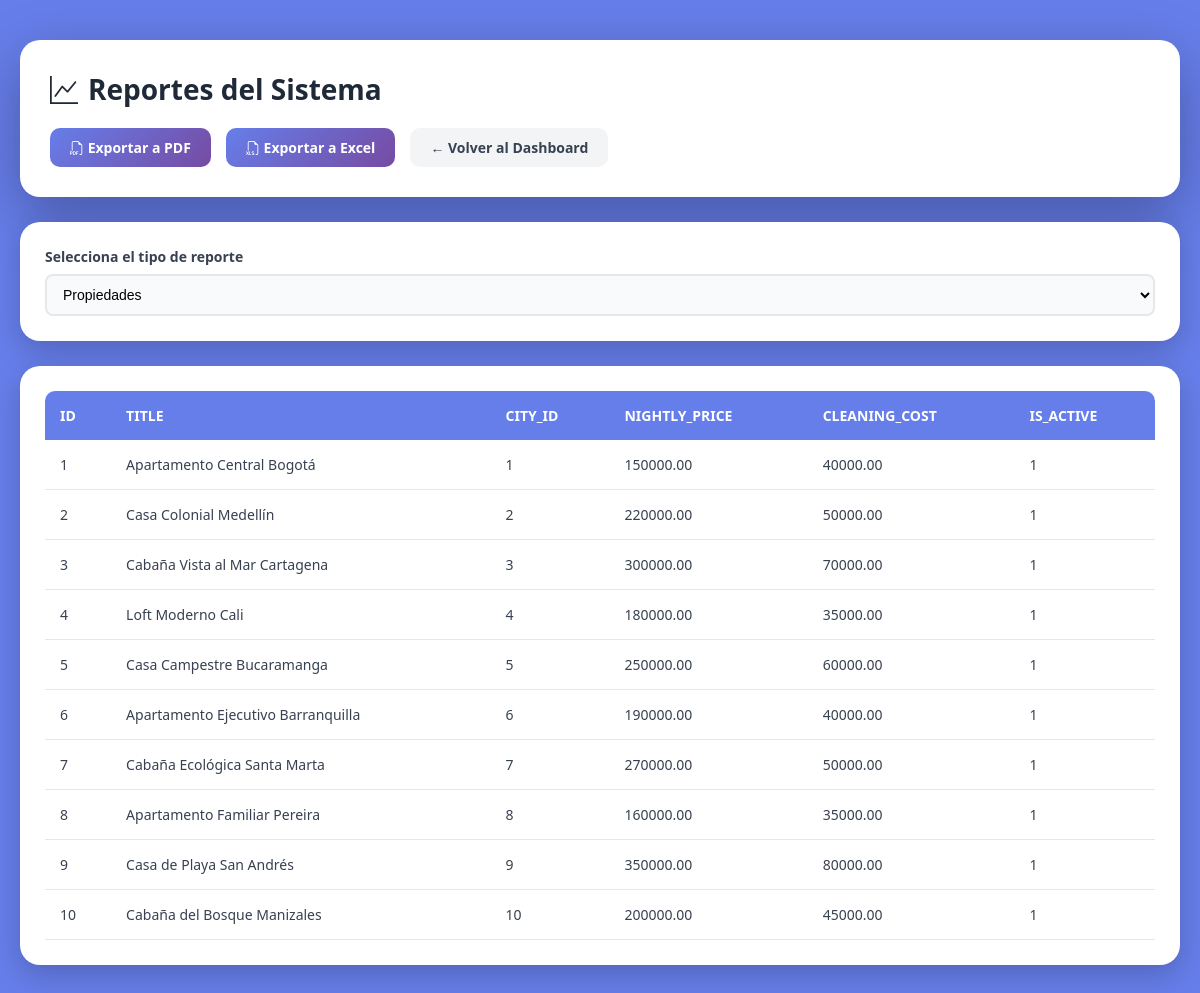
The app's page /frontend/reports/ReportsList.php (signed in) with its own data.
### tables this page shows
CREATE TABLE `properties` (
  `id` int(11) NOT NULL,
  `owner_id` int(11) NOT NULL,
  `title` varchar(200) NOT NULL,
  `description` text DEFAULT NULL,
  `city_id` int(11) DEFAULT NULL,
  `address` varchar(100) DEFAULT NULL,
  `type_id` int(11) DEFAULT NULL,
  `nightly_price` decimal(10,2) NOT NULL DEFAULT 0.00,
  `cleaning_cost` decimal(10,2) NOT NULL DEFAULT 0.00,
  `max_guests` int(11) DEFAULT 1,
  `status` enum('active','inactive','maintenance') DEFAULT 'active',
  `created_at` timestamp NOT NULL DEFAULT current_timestamp(),
  `is_active` tinyint(1) DEFAULT 1,
  `deleted_at` datetime DEFAULT NULL
);

### backend/models/Report.php (called while the page is built, shortened)
<?php
class Report {
    private $pdo;
    public function __construct($pdo) {
        $this->pdo = $pdo;
    }
    public function getProperties() {
        $sql = "SELECT id, title, city_id, nightly_price, cleaning_cost, is_active
                FROM properties";
        $stmt = $this->pdo->query($sql);
        return $stmt->fetchAll(PDO::FETCH_ASSOC);
    }
}

### frontend/reports/ReportsList.php (the view, shortened to what this page needs)
<?php
require_once __DIR__ . '/../../config/config.php';
require_once __DIR__ . '/../../backend/models/Report.php';
$reportModel = new Report($pdo);
$type = $_GET['type'] ?? 'properties';
switch ($type) {
    default: $data = $reportModel->getProperties(); break;
}
?>
<!DOCTYPE html>
<html lang="es">
<head>
  <link rel="stylesheet" href="https://cdn.jsdelivr.net/npm/bootstrap-icons@1.11.3/font/bootstrap-icons.css">
</head>
<body>
  <div class="container">
    <div class="header-section">
      <h1><i class="bi bi-graph-up"></i> Reportes del Sistema</h1>
      <div class="action-bar">
        <a href="export_pdf.php?type=<?= $type ?>" class="btn btn-primary"><i class="bi bi-filetype-pdf"></i> Exportar a PDF</a>
        <a href="export_excel.php?type=<?= $type ?>" class="btn btn-primary"><i class="bi bi-filetype-xls"></i> Exportar a Excel</a>
        <a href="../dashboard.php" class="btn btn-secondary">← Volver al Dashboard</a>
      </div>
    </div>
    <div class="filter-card">
      <form method="GET" class="filter-form">
        <div class="filter-group">
          <label>Selecciona el tipo de reporte</label>
          <select name="type" onchange="this.form.submit()">
            <option value="properties" <?= $type === 'properties' ? 'selected' : '' ?>>Propiedades</option>
          </select>
        </div>
      </form>
    </div>
    <div class="table-card">
      <?php if (count($data) > 0): ?>
        <table>
          <thead>
            <tr>
              <?php foreach (array_keys($data[0] ?? []) as $col): ?>
                <th><?= htmlspecialchars(strtoupper($col)) ?></th>
              <?php endforeach; ?>
            </tr>
          </thead>
          <tbody>
            <?php foreach ($data as $row): ?>
              <tr>
                <?php foreach ($row as $value): ?>
                  <td><?= htmlspecialchars($value) ?></td>
                <?php endforeach; ?>
              </tr>
            <?php endforeach; ?>
          </tbody>
        </table>
      <?php else: ?>
        <div class="no-data">📭 No se encontraron datos para este reporte</div>
      <?php endif; ?>
    </div>
  </div>
</body>
</html>

### frontend/reports/ReportsList.php (style rules this page uses)
* { margin: 0; padding: 0; box-sizing: border-box; }
body { font-family: 'Segoe UI', Tahoma, Geneva, Verdana, sans-serif; background: #667eea; min-height: 100vh; padding: 40px 20px; }
.container { max-width: 1200px; margin: 0 auto; }
.header-section { background: white; border-radius: 20px; padding: 30px; margin-bottom: 25px; box-shadow: 0 20px 60px rgba(0, 0, 0, 0.3); animation: fadeIn 0.5s ease; }
.header-section h1 { color: #1f2937; font-size: 28px; margin-bottom: 20px; display: flex; align-items: center; gap: 10px; }
.action-bar { display: flex; gap: 15px; flex-wrap: wrap; }
.btn { display: inline-block; padding: 10px 20px; border-radius: 10px; text-decoration: none; font-weight: 600; font-size: 14px; transition: all 0.3s ease; border: none; cursor: pointer; }
.btn-primary { background: linear-gradient(135deg, #667eea 0%, #764ba2 100%); color: white; }
.btn-secondary { background: #f3f4f6; color: #374151; }
.filter-card { background: white; border-radius: 20px; padding: 25px; margin-bottom: 25px; box-shadow: 0 10px 30px rgba(0, 0, 0, 0.2); animation: fadeIn 0.6s ease; }
.filter-form { display: flex; gap: 15px; flex-wrap: wrap; align-items: end; }
.filter-group { flex: 1; min-width: 220px; }
.filter-group label { display: block; color: #374151; font-weight: 600; margin-bottom: 8px; font-size: 14px; }
.filter-group select { width: 100%; padding: 10px 12px; border: 2px solid #e5e7eb; border-radius: 8px; font-size: 14px; background-color: #f9fafb; transition: all 0.3s ease; }
.table-card { background: white; border-radius: 20px; padding: 25px; box-shadow: 0 10px 30px rgba(0, 0, 0, 0.2); animation: fadeIn 0.7s ease; overflow-x: auto; }
table { width: 100%; border-collapse: collapse; }
thead { background: #667eea; }
th { padding: 15px; text-align: left; color: white; font-weight: 600; font-size: 14px; white-space: nowrap; }
th:first-child { border-top-left-radius: 10px; }
th:last-child { border-top-right-radius: 10px; }
td { padding: 15px; border-bottom: 1px solid #e5e7eb; color: #374151; font-size: 14px; }

### records on screen
properties: value "1", title "Apartamento Central Bogotá", nightly_price "150000.00", cleaning_cost "40000.00"
properties: value "2", title "Casa Colonial Medellín", nightly_price "220000.00", cleaning_cost "50000.00", is_active "1"
properties: value "3", title "Cabaña Vista al Mar Cartagena", nightly_price "300000.00", cleaning_cost "70000.00", is_active "1"
properties: value "4", title "Loft Moderno Cali", nightly_price "180000.00", cleaning_cost "35000.00", is_active "1"
properties: value "5", title "Casa Campestre Bucaramanga", nightly_price "250000.00", cleaning_cost "60000.00", is_active "1"
properties: value "6", title "Apartamento Ejecutivo Barranquilla", nightly_price "190000.00", cleaning_cost "40000.00", is_active "1"
properties: value "7", title "Cabaña Ecológica Santa Marta", nightly_price "270000.00", cleaning_cost "50000.00", is_active "1"
properties: value "8", title "Apartamento Familiar Pereira", nightly_price "160000.00", cleaning_cost "35000.00", is_active "1"
properties: value "9", title "Casa de Playa San Andrés", nightly_price "350000.00", cleaning_cost "80000.00", is_active "1"
properties: value "10", title "Cabaña del Bosque Manizales", nightly_price "200000.00", cleaning_cost "45000.00", is_active "1"

### other values on screen
$col "ID"
$col "TITLE"
$col "CITY_ID"
$col "NIGHTLY_PRICE"
$col "CLEANING_COST"
$col "IS_ACTIVE"
